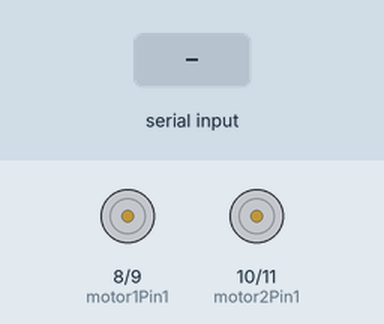
Bench run of a sketch on a simulated Arduino Uno, built with avr-gcc and run on an emulated ATmega328P. Parts: motor-driver pin pairs drawn as motors (green arrow = first pin HIGH = forward, orange = second pin HIGH = backward, longer = more drive). Inputs (shaded band) come from the test bench.

Above: at 1.2 s.
1.3 s: "F" received over the second serial link
At 2.0 s:
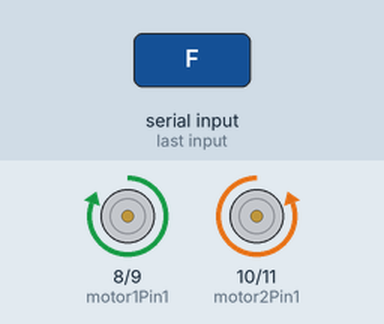
2.8 s: "B" received over the second serial link
At 3.1 s:
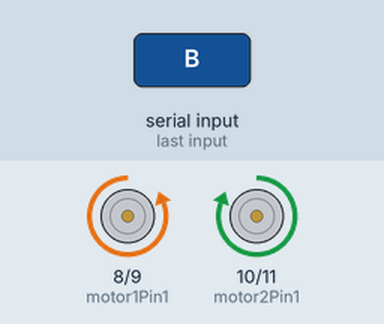
4.3 s: "L" received over the second serial link
At 5.5 s:
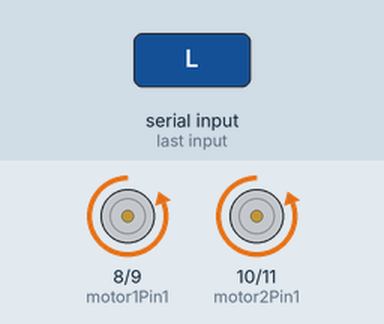
5.8 s: "R" received over the second serial link
At 6.6 s:
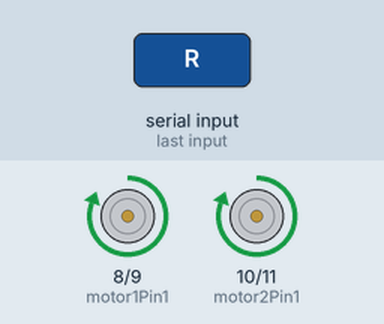
7.3 s: "S" received over the second serial link
At 7.8 s:
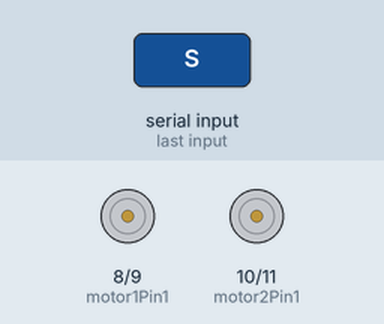
Timing chart, 0 to 9.8 s (numbered marks = the images above; inputs shaded):
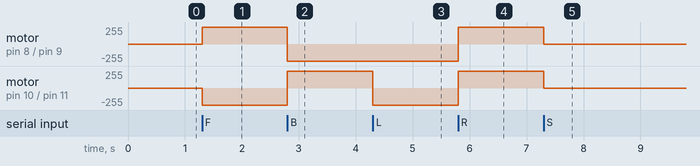

The sketch:

Arduino_C_Code.ino
```cpp
#include <SoftwareSerial.h>

SoftwareSerial bluetooth(2, 3); // RX, TX pins for Bluetooth

int motor1Pin1 = 8; // Motor 1 control pin 1
int motor1Pin2 = 9; // Motor 1 control pin 2
int motor2Pin1 = 10; // Motor 2 control pin 1
int motor2Pin2 = 11; // Motor 2 control pin 2
// #define enA 7
// #define enB 6

// int M1_Speed = 80; // speed of motor 1
// int M2_Speed = 80; // speed of motor 2
// int LeftRotationSpeed = 250; // Left Rotation Speed
// int RightRotationSpeed = 250; // Right Rotation Speed


void setup() {
  // Define motor control pins as outputs
  pinMode(motor1Pin1, OUTPUT);
  pinMode(motor1Pin2, OUTPUT);
  pinMode(motor2Pin1, OUTPUT);
  pinMode(motor2Pin2, OUTPUT);

  // Set up communication with Bluetooth module
  bluetooth.begin(9600);
}

void loop() {
  if (bluetooth.available() > 0) {
    char command = bluetooth.read();


    // Perform actions based on the received command
    switch (command) {
      case 'F':
        //for(int i=0;i<1000;i++){
          moveForward();
         // delay(100);}
        break;
      case 'B':
        //for(int i=0;i<1000;i++)
          moveBackward();
        break;
      case 'L':
       // for(int i=0;i<1000;i++)
          turnLeft();
        break;
      case 'R':
        //for(int i=0;i<1000;i++)
          turnRight();
        break;
      case 'S':
        //for(int i=0;i<1000;i++)
          stopMotors();
        break;
    }

  }
}

void moveForward() {
  digitalWrite(motor1Pin1, HIGH);
  digitalWrite(motor1Pin2, LOW);
  digitalWrite(motor2Pin1, LOW);
  digitalWrite(motor2Pin2, HIGH);

  //analogWrite(enA, M1_Speed);
  //analogWrite(enB, M2_Speed);
}

void moveBackward() {
  digitalWrite(motor1Pin1, LOW);
  digitalWrite(motor1Pin2, HIGH);
  digitalWrite(motor2Pin1, HIGH);
  digitalWrite(motor2Pin2, LOW);

 // analogWrite(enA, M1_Speed);
  //      analogWrite(enB, M2_Speed);

}

void turnLeft() {
  digitalWrite(motor1Pin1, LOW);
  digitalWrite(motor1Pin2, HIGH);
  digitalWrite(motor2Pin1, LOW);
  digitalWrite(motor2Pin2, HIGH);

   //analogWrite(enA, LeftRotationSpeed);
     //   analogWrite(enB, RightRotationSpeed);
}

void turnRight() {
  digitalWrite(motor1Pin1, HIGH);
  digitalWrite(motor1Pin2, LOW);
  digitalWrite(motor2Pin1, HIGH);
  digitalWrite(motor2Pin2, LOW);

  //// analogWrite(enA, LeftRotationSpeed);
   //     analogWrite(enB, RightRotationSpeed);
}

void stopMotors() {
  digitalWrite(motor1Pin1, LOW);
  digitalWrite(motor1Pin2, LOW);
  digitalWrite(motor2Pin1, LOW);
  digitalWrite(motor2Pin2, LOW);
}
```

Measured:
- after the input at 1.3 s, motor on pin 8 (motor1Pin1) / pin 9 (motor1Pin2): stopped → forward 255/255 at once; motor on pin 10 (motor2Pin1) / pin 11 (motor2Pin2): stopped → backward 255/255 at once
- after the input at 2.8 s, motor on pin 8 (motor1Pin1) / pin 9 (motor1Pin2): forward 255/255 → backward 255/255 at once; motor on pin 10 (motor2Pin1) / pin 11 (motor2Pin2): backward 255/255 → forward 255/255 at once
- after the input at 4.3 s, motor on pin 10 (motor2Pin1) / pin 11 (motor2Pin2): forward 255/255 → backward 255/255 at once
- after the input at 5.8 s, motor on pin 8 (motor1Pin1) / pin 9 (motor1Pin2), motor on pin 10 (motor2Pin1) / pin 11 (motor2Pin2): backward 255/255 → forward 255/255 at once
- after the input at 7.3 s, motor on pin 8 (motor1Pin1) / pin 9 (motor1Pin2), motor on pin 10 (motor2Pin1) / pin 11 (motor2Pin2): forward 255/255 → stopped at once
